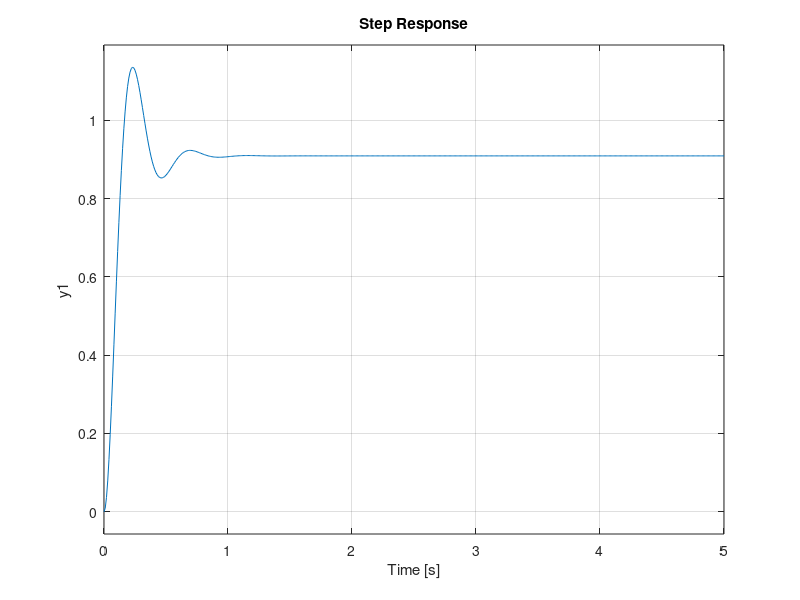
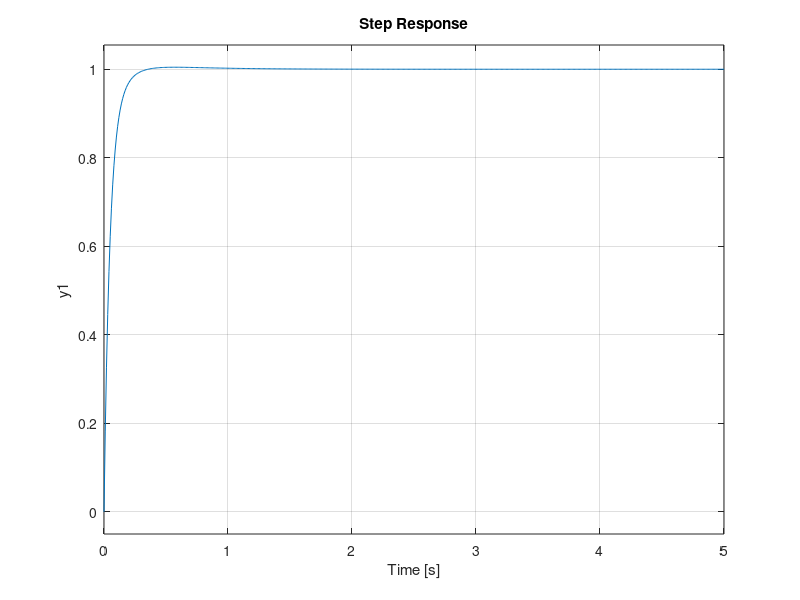

Here is the MATLAB script that generated these plots, in order: (Note: this script raises an error after producing the figures.)
clear all
close all
clc
clearvars
J = 0.01;
b = 0.1;
K = 0.01;
R = 1;
L = 0.5;
s = tf('s');
g = K/((J*s+b)*(L*s+R)+K^2);
%Closed-loop transfer_function
Kp = 100;
Cs = pid(Kp);
sys_Cl = feedback(Cs*g,1);
t = 0:0.01:5;
figure()
step(sys_Cl,t);
%Final design with P I D controller
Kp = 110;
Ki = 200;
Kd = 10;
Cs = pid(Kp,Ki,Kd);
sys_pid = feedback(Cs*g,1)
figure()
step(sys_pid, 0:0.01:5);
%Discrete System
Ts=0.1;
sysd=c2d(sys_Cl,Ts)
z=tf('s');
%Discrete closed-loop transfer function
Kp_cl = 1000;
Cd = pid(Kp_cl);
sys_Cl_d = feedback(Cd*tranf,1);
t = 0:0.01:5;
figure()
step(sys_Cl_d,t)
%Final design with P I D controller
Kpd = 1000;
Kid = 2000;
Kdd = 90;
Cd = pid(Kpd,Kid,Kdd);
sys_ClL_4 = feedback(Cd*g,1);
step(sys_ClL_4, 0:0.01:5)
